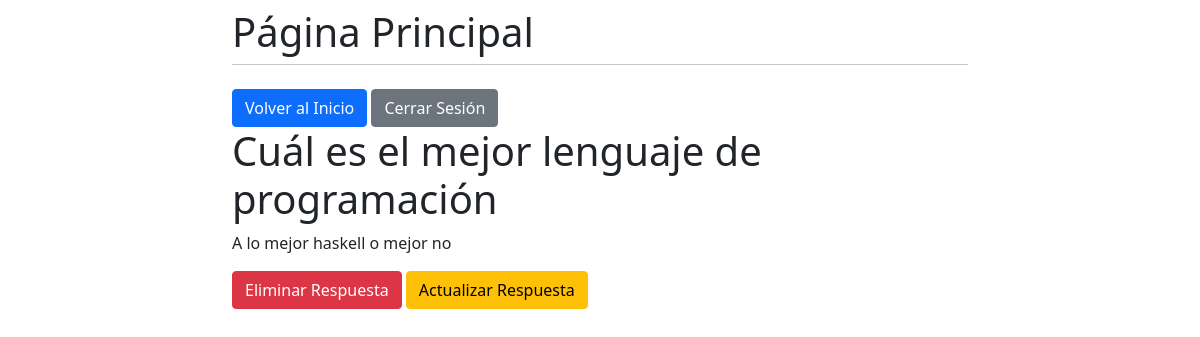
/8/ (signed in), run on the app's committed database.
### preguntas/models.py (models this page shows, shortened)
class Choice(models.Model):
    user = models.ForeignKey(User, on_delete=models.CASCADE)
    question = models.ForeignKey(Question, on_delete=models.CASCADE)
    choice_text = models.CharField(max_length=200)
    votes = models.IntegerField(default=0)

class Question(models.Model):
    question_text = models.CharField(max_length=200)
    pub_date = models.DateTimeField('date published')
    def __str__(self):
        return self.question_text

### preguntas/views.py (the view)
# urls.py: path('<int:pk>/', views.DetalleRespuesta.as_view(), name='detalle-respuesta'),
class DetalleRespuesta(LoginRequiredMixin, DetailView):
    model = Choice
    template_name = 'ver_respuesta.html'

### templates/ver_respuesta.html
{% extends 'base_generic.html' %}
{% block content %}
    <h1>{{ object.question }}</h1>
    <p>{{ object.choice_text }}</p>
    <a href="{% url 'eliminar-respuesta' object.id %}"><button type="button" class="btn btn-danger">Eliminar Respuesta</button></a>
    <a href="{% url 'actualizar-respuesta' object.id %}"><button type="button" class="btn btn-warning">Actualizar Respuesta</button></a>
{% endblock %}

### data on the page
Choice: question "Cuál es el mejor lenguaje de programación", choice_text "A lo mejor haskell o mejor no"
